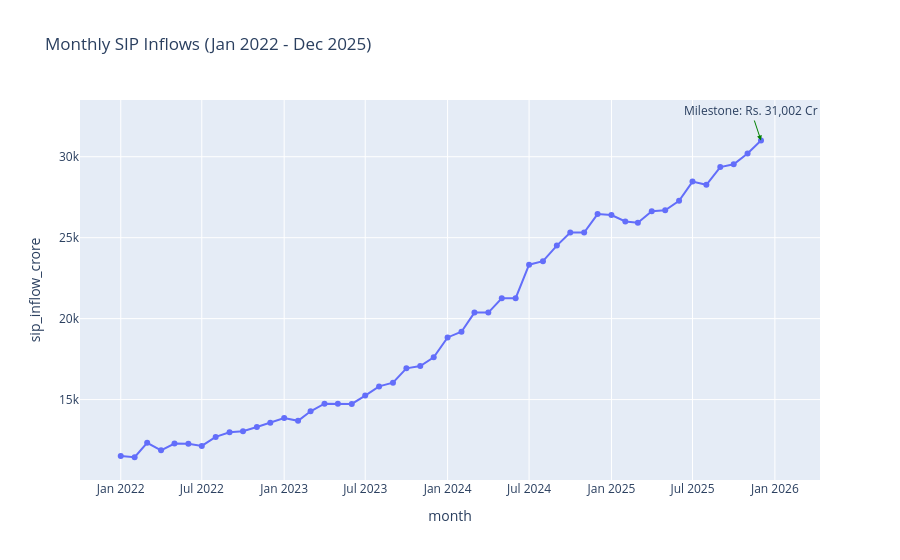

Notebook cell for this chart:
### Code cell
# Cell 4: Task 3 - Monthly SIP Inflow (Jan 2022 to Dec 2025)
df_sip = pd.read_csv(f"{PROCESSED_DIR}/clean_monthly_sip_inflows.csv")

# Ensure month is parsed as a datetime object for the x-axis
df_sip['month'] = pd.to_datetime(df_sip['month'])

# Plot using the exact column name 'sip_inflow_crore'
fig3 = px.line(df_sip, x='month', y='sip_inflow_crore', markers=True,
               title='Monthly SIP Inflows (Jan 2022 - Dec 2025)')

# Mark the specific milestone from the rubric
fig3.add_annotation(x="2025-12-01", y=31002,
            text="Milestone: Rs. 31,002 Cr", showarrow=True, arrowhead=2, arrowcolor="green")

# Save and display
fig3.write_image(f"{CHARTS_DIR}/03_SIP_Inflow_Trend.png")
fig3.show()

### Figure 1 — Plotly figure (JSON) as saved in the notebook; plotly's stock layout.template omitted (floating-point values rounded to 4 significant figures)
{"data": [{"hovertemplate": "month=%{x}<br>sip_inflow_crore=%{y}<extra></extra>", "legendgroup": "", "line": {"color": "#636efa", "dash": "solid"}, "marker": {"symbol": "circle"}, "mode": "lines+markers", "name": "", "orientation": "v", "showlegend": false, "type": "scatter", "x": ["2022-01-01T00:00:00", "2022-02-01T00:00:00", "2022-03-01T00:00:00", "2022-04-01T00:00:00", "2022-05-01T00:00:00", "2022-06-01T00:00:00", "2022-07-01T00:00:00", "2022-08-01T00:00:00", "2022-09-01T00:00:00", "2022-10-01T00:00:00", "2022-11-01T00:00:00", "2022-12-01T00:00:00", "2023-01-01T00:00:00", "2023-02-01T00:00:00", "2023-03-01T00:00:00", "2023-04-01T00:00:00", "2023-05-01T00:00:00", "2023-06-01T00:00:00", "2023-07-01T00:00:00", "2023-08-01T00:00:00", "2023-09-01T00:00:00", "2023-10-01T00:00:00", "2023-11-01T00:00:00", "2023-12-01T00:00:00", "2024-01-01T00:00:00", "2024-02-01T00:00:00", "2024-03-01T00:00:00", "2024-04-01T00:00:00", "2024-05-01T00:00:00", "2024-06-01T00:00:00", "2024-07-01T00:00:00", "2024-08-01T00:00:00", "2024-09-01T00:00:00", "2024-10-01T00:00:00", "2024-11-01T00:00:00", "2024-12-01T00:00:00", "2025-01-01T00:00:00", "2025-02-01T00:00:00", "2025-03-01T00:00:00", "2025-04-01T00:00:00", "2025-05-01T00:00:00", "2025-06-01T00:00:00", "2025-07-01T00:00:00", "2025-08-01T00:00:00", "2025-09-01T00:00:00", "2025-10-01T00:00:00", "2025-11-01T00:00:00", "2025-12-01T00:00:00"], "xaxis": "x", "y": [11517, 11438, 12328, 11863, 12286, 12276, 12140, 12694, 12976, 13040, 13306, 13573, 13856, 13687, 14276, 14749, 14749, 14734, 15245, 15814, 16042, 16928, 17073, 17610, 18838, 19187, 20371, 20371, 21262, 21262, 23332, 23547, 24509, 25323, 25320, 26459, 26400, 25999, 25926, 26632, 26688, 27274, 28464, 28265, 29361, 29529, 30200, 31002], "yaxis": "y"}], "layout": {"annotations": [{"arrowcolor": "green", "arrowhead": 2, "showarrow": true, "text": "Milestone: Rs. 31,002 Cr", "x": "2025-12-01", "y": 31002}], "legend": {"tracegroupgap": 0}, "title": {"text": "Monthly SIP Inflows (Jan 2022 - Dec 2025)"}, "xaxis": {"anchor": "y", "domain": [0, 1], "title": {"text": "month"}}, "yaxis": {"anchor": "x", "domain": [0, 1], "title": {"text": "sip_inflow_crore"}}}}
